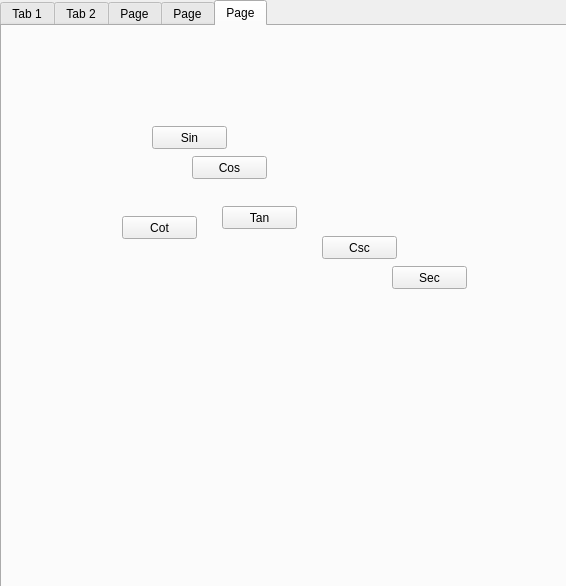
<?xml version="1.0" encoding="UTF-8"?>
<ui version="4.0">
 <class>Form</class>
 <widget class="QWidget" name="Form">
  <property name="geometry">
   <rect>
    <x>0</x>
    <y>0</y>
    <width>566</width>
    <height>586</height>
   </rect>
  </property>
  <property name="windowTitle">
   <string>Form</string>
  </property>
  <widget class="QTabWidget" name="tabWidget">
   <property name="geometry">
    <rect>
     <x>0</x>
     <y>0</y>
     <width>571</width>
     <height>1677215</height>
    </rect>
   </property>
   <property name="minimumSize">
    <size>
     <width>0</width>
     <height>1677215</height>
    </size>
   </property>
   <property name="currentIndex">
    <number>4</number>
   </property>
   <widget class="QWidget" name="tab">
    <attribute name="title">
     <string>Tab 1</string>
    </attribute>
    <widget class="QLineEdit" name="lineEdit_num1">
     <property name="geometry">
      <rect>
       <x>20</x>
       <y>220</y>
       <width>141</width>
       <height>31</height>
      </rect>
     </property>
    </widget>
    <widget class="QPushButton" name="btn_suma">
     <property name="geometry">
      <rect>
       <x>170</x>
       <y>220</y>
       <width>41</width>
       <height>31</height>
      </rect>
     </property>
     <property name="text">
      <string>+</string>
     </property>
    </widget>
    <widget class="QLineEdit" name="lineEdit_num2">
     <property name="geometry">
      <rect>
       <x>220</x>
       <y>220</y>
       <width>151</width>
       <height>31</height>
      </rect>
     </property>
    </widget>
    <widget class="QLabel" name="label_resultado">
     <property name="geometry">
      <rect>
       <x>390</x>
       <y>210</y>
       <width>71</width>
       <height>51</height>
      </rect>
     </property>
     <property name="text">
      <string>RESULTADO</string>
     </property>
    </widget>
    <widget class="QTextEdit" name="textEdit">
     <property name="geometry">
      <rect>
       <x>140</x>
       <y>100</y>
       <width>261</width>
       <height>41</height>
      </rect>
     </property>
     <property name="html">
      <string>&lt;!DOCTYPE HTML PUBLIC &quot;-//W3C//DTD HTML 4.0//EN&quot; &quot;http://www.w3.org/TR/REC-html40/strict.dtd&quot;&gt;
&lt;html&gt;&lt;head&gt;&lt;meta name=&quot;qrichtext&quot; content=&quot;1&quot; /&gt;&lt;style type=&quot;text/css&quot;&gt;
p, li { white-space: pre-wrap; }
&lt;/style&gt;&lt;/head&gt;&lt;body style=&quot; font-family:'MS Shell Dlg 2'; font-size:8.25pt; font-weight:400; font-style:normal;&quot;&gt;
&lt;p style=&quot; margin-top:0px; margin-bottom:0px; margin-left:0px; margin-right:0px; -qt-block-indent:0; text-indent:0px;&quot;&gt;&lt;span style=&quot; font-size:20pt;&quot;&gt;SUMA ARITMÉTICA&lt;/span&gt;&lt;/p&gt;&lt;/body&gt;&lt;/html&gt;</string>
     </property>
    </widget>
    <widget class="QLabel" name="label">
     <property name="geometry">
      <rect>
       <x>270</x>
       <y>430</y>
       <width>291</width>
       <height>121</height>
      </rect>
     </property>
     <property name="text">
      <string/>
     </property>
     <property name="pixmap">
      <pixmap>../Users/Camil/Downloads/ecci.png</pixmap>
     </property>
    </widget>
    <widget class="QLabel" name="label_2">
     <property name="geometry">
      <rect>
       <x>60</x>
       <y>360</y>
       <width>171</width>
       <height>41</height>
      </rect>
     </property>
     <property name="text">
      <string>Prof. Fabian Barrera Prieto (MSc).</string>
     </property>
    </widget>
    <widget class="QLabel" name="label_3">
     <property name="geometry">
      <rect>
       <x>80</x>
       <y>400</y>
       <width>121</width>
       <height>16</height>
      </rect>
     </property>
     <property name="text">
      <string>Ingeniería Mecatrónica</string>
     </property>
    </widget>
    <widget class="QLabel" name="label_4">
     <property name="geometry">
      <rect>
       <x>90</x>
       <y>430</y>
       <width>121</width>
       <height>16</height>
      </rect>
     </property>
     <property name="text">
      <string>Electiva de robótica</string>
     </property>
    </widget>
    <widget class="QLabel" name="label_5">
     <property name="geometry">
      <rect>
       <x>110</x>
       <y>460</y>
       <width>47</width>
       <height>13</height>
      </rect>
     </property>
     <property name="text">
      <string>2026 - 1</string>
     </property>
    </widget>
   </widget>
   <widget class="QWidget" name="tab_2">
    <attribute name="title">
     <string>Tab 2</string>
    </attribute>
    <widget class="QPushButton" name="btn_resta">
     <property name="geometry">
      <rect>
       <x>170</x>
       <y>220</y>
       <width>41</width>
       <height>31</height>
      </rect>
     </property>
     <property name="text">
      <string>-</string>
     </property>
    </widget>
    <widget class="QLineEdit" name="lineEdit_num1_2">
     <property name="geometry">
      <rect>
       <x>20</x>
       <y>220</y>
       <width>141</width>
       <height>31</height>
      </rect>
     </property>
    </widget>
    <widget class="QLineEdit" name="lineEdit_num1_3">
     <property name="geometry">
      <rect>
       <x>220</x>
       <y>220</y>
       <width>151</width>
       <height>31</height>
      </rect>
     </property>
    </widget>
    <widget class="QTextEdit" name="textEdit_2">
     <property name="geometry">
      <rect>
       <x>140</x>
       <y>100</y>
       <width>281</width>
       <height>41</height>
      </rect>
     </property>
     <property name="html">
      <string>&lt;!DOCTYPE HTML PUBLIC &quot;-//W3C//DTD HTML 4.0//EN&quot; &quot;http://www.w3.org/TR/REC-html40/strict.dtd&quot;&gt;
&lt;html&gt;&lt;head&gt;&lt;meta name=&quot;qrichtext&quot; content=&quot;1&quot; /&gt;&lt;style type=&quot;text/css&quot;&gt;
p, li { white-space: pre-wrap; }
&lt;/style&gt;&lt;/head&gt;&lt;body style=&quot; font-family:'MS Shell Dlg 2'; font-size:8.25pt; font-weight:400; font-style:normal;&quot;&gt;
&lt;p style=&quot; margin-top:0px; margin-bottom:0px; margin-left:0px; margin-right:0px; -qt-block-indent:0; text-indent:0px;&quot;&gt;&lt;span style=&quot; font-size:20pt;&quot;&gt;RESTA ARITMÉTICA&lt;/span&gt;&lt;/p&gt;&lt;/body&gt;&lt;/html&gt;</string>
     </property>
    </widget>
    <widget class="QLabel" name="label_resultado_2">
     <property name="geometry">
      <rect>
       <x>390</x>
       <y>210</y>
       <width>71</width>
       <height>51</height>
      </rect>
     </property>
     <property name="text">
      <string>RESULTADO</string>
     </property>
    </widget>
    <widget class="QLabel" name="label_6">
     <property name="geometry">
      <rect>
       <x>270</x>
       <y>430</y>
       <width>291</width>
       <height>121</height>
      </rect>
     </property>
     <property name="text">
      <string/>
     </property>
     <property name="pixmap">
      <pixmap>../Users/Camil/Downloads/ecci.png</pixmap>
     </property>
    </widget>
    <widget class="QLabel" name="label_7">
     <property name="geometry">
      <rect>
       <x>60</x>
       <y>350</y>
       <width>171</width>
       <height>41</height>
      </rect>
     </property>
     <property name="text">
      <string>Prof. Fabian Barrera Prieto (MSc).</string>
     </property>
    </widget>
    <widget class="QLabel" name="label_8">
     <property name="geometry">
      <rect>
       <x>80</x>
       <y>390</y>
       <width>121</width>
       <height>16</height>
      </rect>
     </property>
     <property name="text">
      <string>Ingeniería Mecatrónica</string>
     </property>
    </widget>
    <widget class="QLabel" name="label_9">
     <property name="geometry">
      <rect>
       <x>90</x>
       <y>420</y>
       <width>121</width>
       <height>16</height>
      </rect>
     </property>
     <property name="text">
      <string>Electiva de robótica</string>
     </property>
    </widget>
    <widget class="QLabel" name="label_10">
     <property name="geometry">
      <rect>
       <x>120</x>
       <y>450</y>
       <width>47</width>
       <height>13</height>
      </rect>
     </property>
     <property name="text">
      <string>2026 - 1</string>
     </property>
    </widget>
   </widget>
   <widget class="QWidget" name="tab_3">
    <attribute name="title">
     <string>Page</string>
    </attribute>
    <widget class="QPushButton" name="btn_multiplicacion">
     <property name="geometry">
      <rect>
       <x>170</x>
       <y>220</y>
       <width>41</width>
       <height>31</height>
      </rect>
     </property>
     <property name="text">
      <string>*</string>
     </property>
    </widget>
    <widget class="QLineEdit" name="lineEdit_num1_4">
     <property name="geometry">
      <rect>
       <x>20</x>
       <y>220</y>
       <width>141</width>
       <height>31</height>
      </rect>
     </property>
    </widget>
    <widget class="QLineEdit" name="lineEdit_num1_5">
     <property name="geometry">
      <rect>
       <x>220</x>
       <y>220</y>
       <width>151</width>
       <height>31</height>
      </rect>
     </property>
    </widget>
    <widget class="QLabel" name="label_resultado_3">
     <property name="geometry">
      <rect>
       <x>390</x>
       <y>210</y>
       <width>71</width>
       <height>51</height>
      </rect>
     </property>
     <property name="text">
      <string>RESULTADO</string>
     </property>
    </widget>
    <widget class="QTextEdit" name="textEdit_3">
     <property name="geometry">
      <rect>
       <x>140</x>
       <y>100</y>
       <width>341</width>
       <height>41</height>
      </rect>
     </property>
     <property name="html">
      <string>&lt;!DOCTYPE HTML PUBLIC &quot;-//W3C//DTD HTML 4.0//EN&quot; &quot;http://www.w3.org/TR/REC-html40/strict.dtd&quot;&gt;
&lt;html&gt;&lt;head&gt;&lt;meta name=&quot;qrichtext&quot; content=&quot;1&quot; /&gt;&lt;style type=&quot;text/css&quot;&gt;
p, li { white-space: pre-wrap; }
&lt;/style&gt;&lt;/head&gt;&lt;body style=&quot; font-family:'MS Shell Dlg 2'; font-size:8.25pt; font-weight:400; font-style:normal;&quot;&gt;
&lt;p style=&quot; margin-top:0px; margin-bottom:0px; margin-left:0px; margin-right:0px; -qt-block-indent:0; text-indent:0px;&quot;&gt;&lt;span style=&quot; font-size:18pt;&quot;&gt;MULTIPLICACIÓN ARITMÉTICA&lt;/span&gt;&lt;/p&gt;&lt;/body&gt;&lt;/html&gt;</string>
     </property>
    </widget>
    <widget class="QLabel" name="label_11">
     <property name="geometry">
      <rect>
       <x>60</x>
       <y>350</y>
       <width>171</width>
       <height>41</height>
      </rect>
     </property>
     <property name="text">
      <string>Prof. Fabian Barrera Prieto (MSc).</string>
     </property>
    </widget>
    <widget class="QLabel" name="label_12">
     <property name="geometry">
      <rect>
       <x>80</x>
       <y>390</y>
       <width>121</width>
       <height>16</height>
      </rect>
     </property>
     <property name="text">
      <string>Ingeniería Mecatrónica</string>
     </property>
    </widget>
    <widget class="QLabel" name="label_13">
     <property name="geometry">
      <rect>
       <x>90</x>
       <y>420</y>
       <width>121</width>
       <height>16</height>
      </rect>
     </property>
     <property name="text">
      <string>Electiva de robótica</string>
     </property>
    </widget>
    <widget class="QLabel" name="label_14">
     <property name="geometry">
      <rect>
       <x>120</x>
       <y>450</y>
       <width>47</width>
       <height>13</height>
      </rect>
     </property>
     <property name="text">
      <string>2026 - 1</string>
     </property>
    </widget>
    <widget class="QLabel" name="label_logo">
     <property name="geometry">
      <rect>
       <x>270</x>
       <y>430</y>
       <width>291</width>
       <height>121</height>
      </rect>
     </property>
     <property name="text">
      <string/>
     </property>
     <property name="pixmap">
      <pixmap>../Users/Camil/Downloads/ecci.png</pixmap>
     </property>
    </widget>
   </widget>
   <widget class="QWidget" name="tab_4">
    <attribute name="title">
     <string>Page</string>
    </attribute>
    <widget class="QPushButton" name="btn_division">
     <property name="geometry">
      <rect>
       <x>100</x>
       <y>140</y>
       <width>75</width>
       <height>23</height>
      </rect>
     </property>
     <property name="text">
      <string>/</string>
     </property>
    </widget>
    <widget class="QPushButton" name="btn_residuo">
     <property name="geometry">
      <rect>
       <x>180</x>
       <y>140</y>
       <width>75</width>
       <height>23</height>
      </rect>
     </property>
     <property name="text">
      <string>%</string>
     </property>
    </widget>
   </widget>
   <widget class="QWidget" name="tab_5">
    <attribute name="title">
     <string>Page</string>
    </attribute>
    <widget class="QPushButton" name="btn_Sin">
     <property name="geometry">
      <rect>
       <x>150</x>
       <y>100</y>
       <width>75</width>
       <height>23</height>
      </rect>
     </property>
     <property name="text">
      <string>Sin</string>
     </property>
    </widget>
    <widget class="QPushButton" name="btn_Cos">
     <property name="geometry">
      <rect>
       <x>190</x>
       <y>130</y>
       <width>75</width>
       <height>23</height>
      </rect>
     </property>
     <property name="text">
      <string>Cos</string>
     </property>
    </widget>
    <widget class="QPushButton" name="btn_Cot">
     <property name="geometry">
      <rect>
       <x>120</x>
       <y>190</y>
       <width>75</width>
       <height>23</height>
      </rect>
     </property>
     <property name="text">
      <string>Cot</string>
     </property>
    </widget>
    <widget class="QPushButton" name="btn_Tan">
     <property name="geometry">
      <rect>
       <x>220</x>
       <y>180</y>
       <width>75</width>
       <height>23</height>
      </rect>
     </property>
     <property name="text">
      <string>Tan</string>
     </property>
    </widget>
    <widget class="QPushButton" name="btn_Csc">
     <property name="geometry">
      <rect>
       <x>320</x>
       <y>210</y>
       <width>75</width>
       <height>23</height>
      </rect>
     </property>
     <property name="text">
      <string>Csc</string>
     </property>
    </widget>
    <widget class="QPushButton" name="btn_Sec">
     <property name="geometry">
      <rect>
       <x>390</x>
       <y>240</y>
       <width>75</width>
       <height>23</height>
      </rect>
     </property>
     <property name="text">
      <string>Sec</string>
     </property>
    </widget>
   </widget>
  </widget>
 </widget>
 <resources/>
 <connections/>
</ui>
